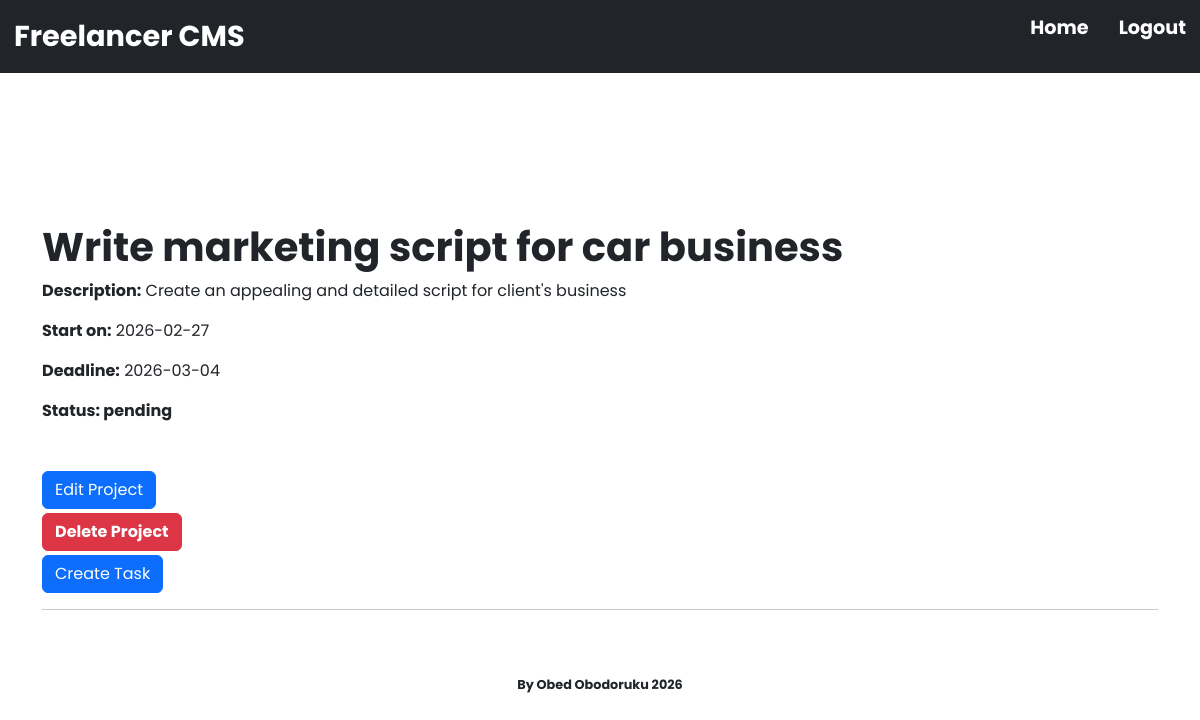
Screenshot of /project/4 (signed in) with the database file from the repository.
### app/models.py (models this page shows, shortened)
class Project(db.Model):
    id = db.Column(db.Integer, primary_key=True)
    title = db.Column(db.String(150), nullable=False)
    description = db.Column(db.Text)
    start_date = db.Column(db.Date, nullable=False)
    deadline = db.Column(db.Date)
    status = db.Column(db.String(50), nullable=False, default="pending")
    client_id = db.Column(db.Integer, db.ForeignKey("clients.id"), nullable=False)
    tasks = db.relationship("Task", backref="project", cascade="all, delete-orphan", passive_deletes=True, lazy=True)
    invoice = db.relationship("Invoice", backref="project", uselist=False)

### app/routes.py (the view)
@app.route("/project/<int:project_id>", methods=["GET", "POST"])
@login_required
def project(project_id):
    project = Project.query.get_or_404(project_id)
    return render_template("project.html", project=project, title=f"Project {project.title}")

### app/models.py (called while the page is built)
@login_manager.user_loader
def load_user(user_id):
    return User.query.get(int(user_id))

### app/templates/project.html (shortened to what this page needs)
{% extends "base.html" %}
{% block body %}
    <div>
        <div>
            <h1 style="font-weight: bolder;">{{ project.title }}</h1>
            <div class="mb-3">
                <span style="font-weight: bolder;">Description:</span>
                <span>{{ project.description }}</span>
            </div>
            <p>
                <span style="font-weight: bolder;">Start on:</span>
                <span>{{ project.start_date }}</span>
            </p>
            <p>
                <span style="font-weight: bolder;">Deadline:</span>
                <span>{{ project.deadline }}</span>
            </p>
            <span style="font-weight: bolder;">Status: {{ project.status }}</span>
        </div>
        <div class="mt-5 mb-1">
            <a href="{{ url_for('edit_project', project_id=project.id) }}">
                <button class="btn btn-primary">Edit Project</button>
            </a>
        </div>
        <div class="mb-1">
            <form method="POST" action="{{ url_for('delete_project', project_id=project.id) }}">
                <button style="font-weight: bolder;" class="btn btn-danger" type="submit">Delete Project</button>
            </form>
        </div>
        <div class="mb-1">
            <form method="POST" action="{{ url_for('create_task', project_id=project.id) }}">
                <button class="btn btn-primary" type="submit">Create Task</button>
            </form>
        </div>
        <hr>
    </div>
{% endblock %}

### app/static/main.css (style rules this page uses)
* { box-sizing: border-box; margin: 0; padding: 0; }
body { font-family: "Poppins"; }

### rows the page displays
Project: title "Write marketing script for car business", description "Create an appealing and detailed script for client's business", start_date "2026-02-27", deadline "2026-03-04", status "pending"
